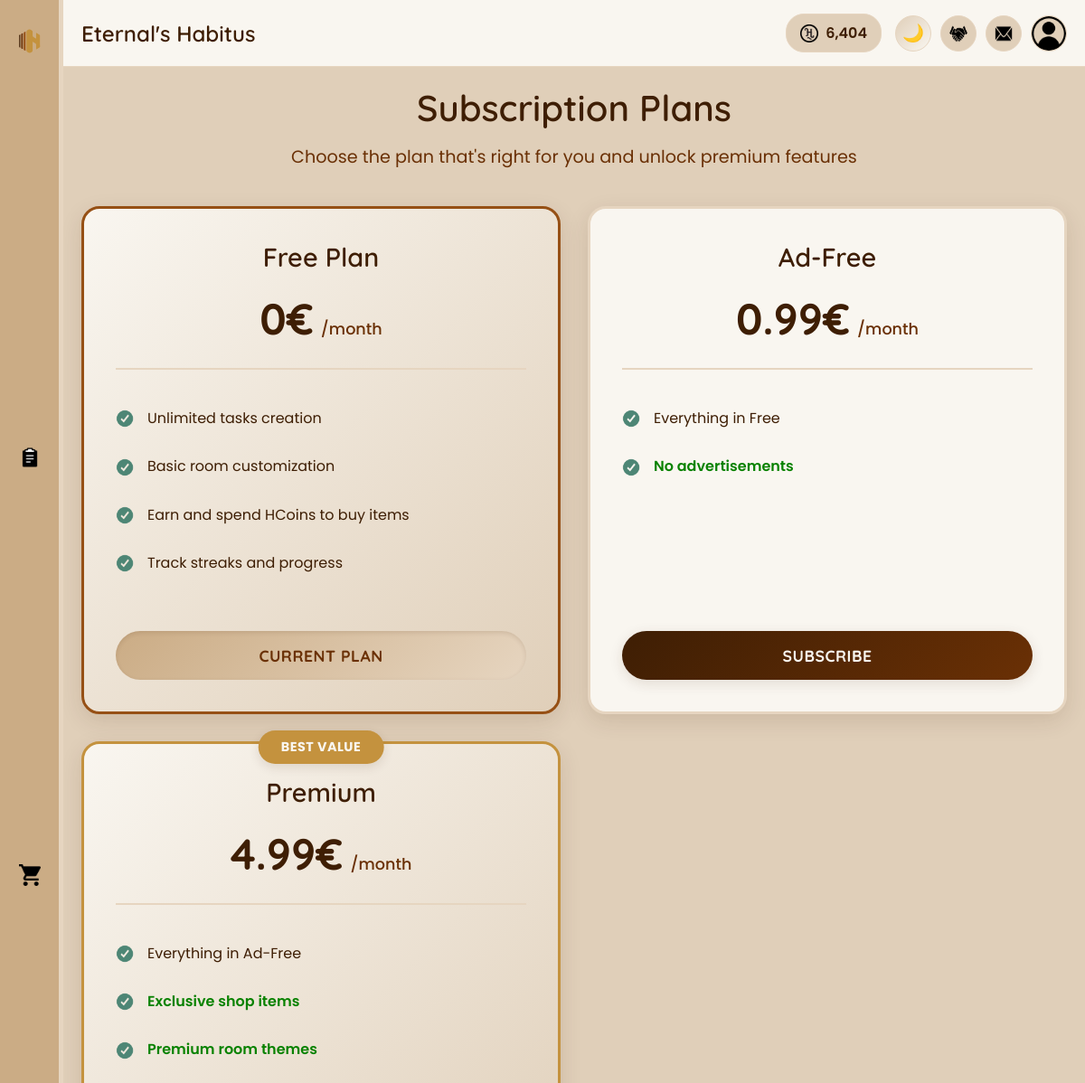
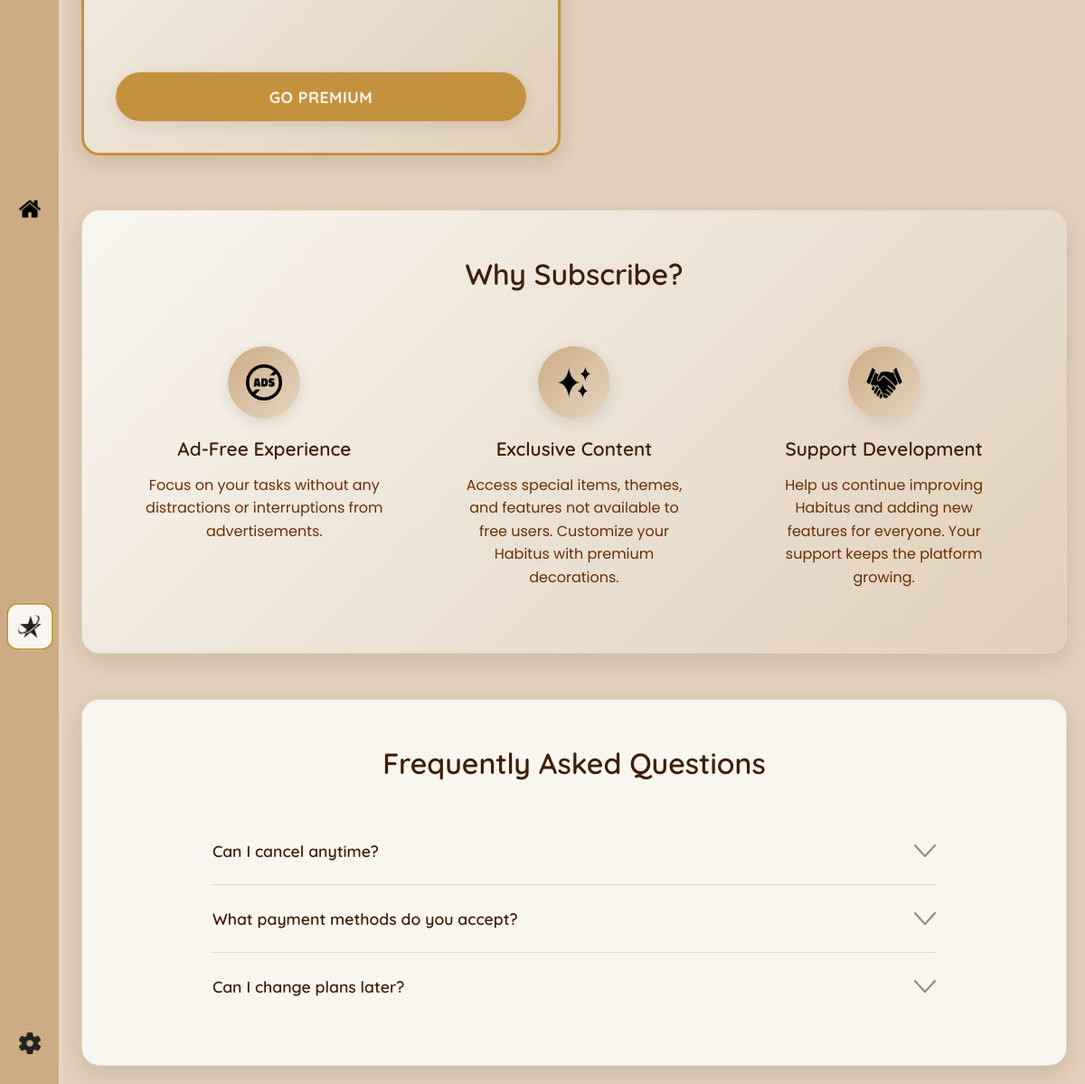
Screenshot of /pages/subscription.php (signed in) with the database file from the repository (2 pictures, top to bottom).
### tables this page shows
CREATE TABLE `users` (
  `id` int(11) NOT NULL,
  `username` varchar(50) NOT NULL,
  `email` varchar(100) NOT NULL,
  `password` varchar(255) NOT NULL,
  `hcoin` int(11) DEFAULT 0,
  `subscription_type` enum('free','adfree','premium') DEFAULT 'free',
  `subscription_expires` datetime DEFAULT NULL,
  `theme` varchar(20) DEFAULT 'light',
  `language` varchar(10) DEFAULT 'en',
  `created_at` timestamp NULL DEFAULT current_timestamp(),
  `last_login` timestamp NULL DEFAULT NULL,
  `stripe_customer_id` varchar(255) DEFAULT NULL,
  `stripe_subscription_id` varchar(255) DEFAULT NULL,
  `last_payment_intent` varchar(255) DEFAULT NULL,
  `payment_method_id` varchar(255) DEFAULT NULL,
  `payment_failures` int(11) DEFAULT 0,
  `last_payment_failure` datetime DEFAULT NULL,
  `subscription_created_at` timestamp NULL DEFAULT NULL COMMENT 'When subscription was first created',
  `subscription_updated_at` timestamp NULL DEFAULT NULL ON UPDATE current_timestamp() COMMENT 'Last subscription update',
  `profile_picture` varchar(255) DEFAULT 'images/icons/profile-icon.webp',
  `preferred_language` varchar(5) DEFAULT 'en',
  `timezone` varchar(50) DEFAULT 'UTC',
  `auto_translation` tinyint(1) DEFAULT 1,
  `translation_quality` varchar(20) DEFAULT 'standard',
  `high_quality_translation` tinyint(1) DEFAULT 0,
  `email_notifications` tinyint(1) DEFAULT 1,
  `task_reminders` tinyint(1) DEFAULT 1,
  `theme_preference` varchar(20) DEFAULT 'auto'
);

### php/include/functions.php (called while the page is built, shortened)
<?php
function getUserData($userId) {
    global $conn;
    $sql = "SELECT * FROM users WHERE id = ?";
    $stmt = $conn->prepare($sql);
    $stmt->execute([$userId]);
    if ($stmt->rowCount() > 0) {
        $userData = $stmt->fetch();
        return $userData;
    }
    return [];
}

### pages/subscription.php (the view, shortened to what this page needs)
<?php
require_once '../php/include/db_connect.php';
require_once '../php/include/functions.php';
$userData = getUserData($_SESSION['user_id']);
$userHCoins = $userData['hcoin'];
$userHabitusName = $userData['username'] . "'s Habitus";
$currentLanguage = $userData['language'] ?? 'en';
$currentTheme = $userData['theme'] ?? 'light';
$subscriptionType = $userData['subscription_type'] ?? 'free';
?>
<!DOCTYPE html>
<html lang="<?php echo $currentLanguage; ?>" data-theme="<?php echo $currentTheme; ?>">
<head>
    <link rel="stylesheet" href="../css/themes/<?php echo $currentTheme; ?>.css" id="theme-stylesheet">
    <link rel="stylesheet" href="../css/main.css">
    <link rel="stylesheet" href="../css/components/sidebar.css">
    <link rel="stylesheet" href="../css/components/header.css">
    <link rel="stylesheet" href="../css/components/scrollbar.css">
    <link rel="stylesheet" href="../css/pages/subscription.css">
</head>
<body class="theme-<?php echo $currentTheme; ?>">
    <div class="main-container">
        <?php include '../php/include/sidebar.php'; ?>
        <div class="content-container">
            <?php include '../php/include/header.php'; ?>
            <div class="subscription-content">
                <div class="subscription-header">
                    <h1 translate="yes">Subscription Plans</h1>
                    <p translate="yes">Choose the plan that's right for you and unlock premium features</p>
                </div>
                <div class="subscription-plans">
                    <div class="plan-card <?php echo $subscriptionType === 'free' ? 'current' : ''; ?>">
                        <div class="plan-header">
                            <h2 translate="yes">Free Plan</h2>
                            <div class="plan-price">
                                <span class="price">0€</span>
                                <span class="period" translate="yes">/month</span>
                            </div>
                        </div>
                        <div class="plan-features">
                            <ul>
                                <li translate="yes">
                                    <img src="../images/icons/check.webp" alt="✓">
                                    Unlimited tasks creation
                                </li>
                                <li translate="yes">
                                    <img src="../images/icons/check.webp" alt="✓">
                                    Basic room customization
                                </li>
                                <li translate="yes">
                                    <img src="../images/icons/check.webp" alt="✓">
                                    Earn and spend HCoins to buy items
                                </li>
                                <li translate="yes">
                                    <img src="../images/icons/check.webp" alt="✓">
                                    Track streaks and progress
                                </li>
                        </div>
                        <div class="plan-button-wrapper">
                            <?php if ($subscriptionType === 'free'): ?>
                                <button class="plan-button current-plan" disabled translate="yes">Current Plan</button>
                            <?php else: ?>
                                <button class="plan-button downgrade" onclick="downgradeToFree()" translate="yes">Downgrade to Free</button>
                            <?php endif; ?>
                        </div>
                    </div>
                    <div class="plan-card <?php echo $subscriptionType === 'adfree' ? 'current' : ''; ?>">
                        <div class="plan-header">
                            <h2 translate="yes">Ad-Free</h2>
                            <div class="plan-price">
                                <span class="price">0.99€</span>
                                <span class="period" translate="yes">/month</span>
                            </div>
                        </div>
                        <div class="plan-features">
                            <ul>
                                <li translate="yes">
                                    <img src="../images/icons/check.webp" alt="✓">
                                    Everything in Free
                                </li>
                                <li translate="yes">
                                    <img src="../images/icons/check.webp" alt="✓">
                                    <strong>No advertisements</strong>
                                </li>
                            </ul>
                        </div>
                        <div class="plan-button-wrapper">
                            <?php if ($subscriptionType === 'adfree'): ?>
                                <button class="plan-button current-plan" disabled translate="yes">Current Plan</button>
                            <?php else: ?>
                                <button class="plan-button subscribe-btn"
                                        data-plan-id="adfree"
                                        data-plan-name="Ad-Free Plan"
                                        data-plan-price="€0.99/month"
                                        data-price-id="<?php echo STRIPE_PRICE_ADFREE_MONTHLY; ?>"
                                        translate="yes">
                                    Subscribe
                                </button>
                            <?php endif; ?>
                        </div>
                    </div>
                    <div class="plan-card premium <?php echo $subscriptionType === 'premium' ? 'current' : ''; ?>">
                        <div class="plan-badge" translate="yes">BEST VALUE</div>
                        <div class="plan-header">
                            <h2>Premium</h2>
                            <div class="plan-price">
                                <span class="price">4.99€</span>
                                <span class="period" translate="yes">/month</span>
                            </div>
                        </div>
                        <div class="plan-features">
                            <ul>
                                <li translate="yes">
                                    <img src="../images/icons/check.webp" alt="✓">
                                    Everything in Ad-Free
                                </li>
                                <li translate="yes">
                                    <img src="../images/icons/check.webp" alt="✓">
                                    <strong>Exclusive shop items</strong>
                                </li>
                                <li translate="yes">
                                    <img src="../images/icons/check.webp" alt="✓">
                                    <strong>Premium room themes</strong>
                                </li>
                            </ul>
                        </div>
                        <div class="plan-button-wrapper">
                            <?php if ($subscriptionType === 'premium'): ?>
                                <button class="plan-button current-plan" disabled translate="yes">Current Plan</button>
                            <?php else: ?>
                                <button class="plan-button premium-btn subscribe-btn"
                                        data-plan-id="premium"
                                        data-plan-name="Premium Plan"
                                        data-plan-price="€4.99/month"
                                        data-price-id="<?php echo STRIPE_PRICE_SUPPORTER_MONTHLY; ?>"
                                        translate="yes">
                                    Go Premium
                                </button>
                            <?php endif; ?>
                        </div>
                    </div>
                </div>
                <div class="subscription-benefits">
                    <h2 translate="yes">Why Subscribe?</h2>
                    <div class="benefits-grid">
                        <div class="benefit">
                            <div class="benefit-icon">
                                <img src="../images/icons/ads-icon.webp" alt="No Ads">
                            </div>
                            <h3 translate="yes">Ad-Free Experience</h3>
                            <p translate="yes">Focus on your tasks without any distractions or interruptions from advertisements.</p>
                        </div>
                        <div class="benefit">
                            <div class="benefit-icon">
                                <img src="../images/icons/exclusive-icon.webp" alt="Exclusive">
                            </div>
                            <h3 translate="yes">Exclusive Content</h3>
                            <p translate="yes">Access special items, themes, and features not available to free users. Customize your Habitus with premium decorations.</p>
                        </div>
                        <div class="benefit">
                            <div class="benefit-icon">
                                <img src="../images/icons/support-icon.webp" alt="Support">
                            </div>
                            <h3 translate="yes">Support Development</h3>
                            <p translate="yes">Help us continue improving Habitus and adding new features for everyone. Your support keeps the platform growing.</p>
                        </div>
                    </div>
                </div>
                <div class="subscription-faq">
                    <h2 translate="yes">Frequently Asked Questions</h2>
                    <div class="faq-list">
                        <div class="faq-item">
                            <button class="faq-question" onclick="toggleFaq(this)" translate="yes">
                                Can I cancel anytime?
                                <img src="../images/icons/arrow_down-icon.webp" alt="Toggle">
                            </button>
                        </div>
                        <div class="faq-item">
                            <button class="faq-question" onclick="toggleFaq(this)" translate="yes">
                                What payment methods do you accept?
                                <img src="../images/icons/arrow_down-icon.webp" alt="Toggle">
                            </button>
                        </div>
                        <div class="faq-item">
                            <button class="faq-question" onclick="toggleFaq(this)" translate="yes">
                                Can I change plans later?
                                <img src="../images/icons/arrow_down-icon.webp" alt="Toggle">
                            </button>
                        </div>
                    </div>
                </div>
            </div>
        </div>
    </div>
</body>
</html>

### php/include/header.php (shortened to what this page needs)
<header class="main-header">
    <div class="user-info">
        <h1 class="habitus-name"><?php echo htmlspecialchars($userHabitusName); ?></h1>
    </div>
    <div class="user-actions">
        <div class="hcoin-balance">
            <img src="../images/icons/hcoin-icon.webp" alt="HCoin">
            <span><?php echo number_format($userHCoins); ?></span>
        </div>
        <button class="theme-toggle-button enhanced" onclick="toggleTheme()" title="Toggle Theme">
            <div class="theme-toggle-inner">
                <span class="moon-icon">🌙</span>
            </div>
        </button>
        <a href="survey.php" class="survey-button" title="Improve with feedback">
            <img src="../images/icons/support-icon.webp" alt="Survey">
        </a>
        <div class="messages-button" id="messages-toggle" title="Notifications">
            <img src="../images/icons/messages-icon.webp" alt="Messages">
        </div>
        <a href="settings.php" class="profile-button" title="Profile settings">
            <?php
            $profilePic = $userData['profile_picture'] ?? 'uploads/profile-icon.webp';
            if (strpos($profilePic, 'http') === 0) {
                $profileUrl = $profilePic;
            } else if (strpos($profilePic, '/') === 0) {
                $profileUrl = $profilePic;
            } else if (strpos($profilePic, 'uploads/') === 0) {
                $profileUrl = '/' . $profilePic;
            } else {
                $profileUrl = '../' . $profilePic;
            }
            ?>
            <img src="<?php echo htmlspecialchars($profileUrl); ?>"
                 alt="Profile Picture"
                 onerror="this.src='../uploads/profile-icon.webp'">
        </a>
    </div>
</header>

### rows the page displays
users: userHabitusName "Eternal's Habitus", userHCoins "6,404", theme+profile_picture (picture)
